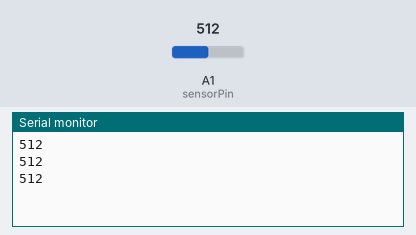
The sketch below on a simulated Arduino Uno, built with avr-gcc and run on an emulated ATmega328P. Parts: the last lines printed to the serial monitor. Inputs (shaded band) come from the test bench; at power-on: A1 (sensorPin) = 512.

Above: at 1.3 s.
1.4 s: A1 (sensorPin) set to 716
At 2.0 s:
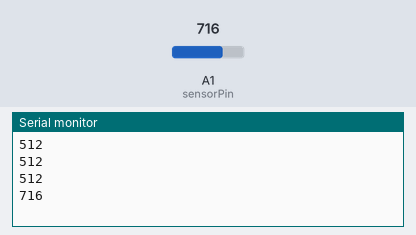
2.9 s: A1 (sensorPin) set to 900
At 3.5 s:
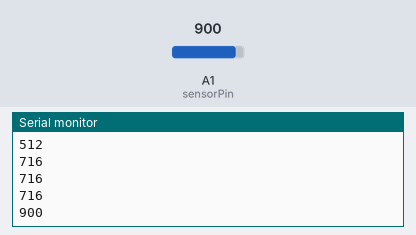
Timing chart, 0 to 5.9 s (numbered marks = the images above; inputs shaded):
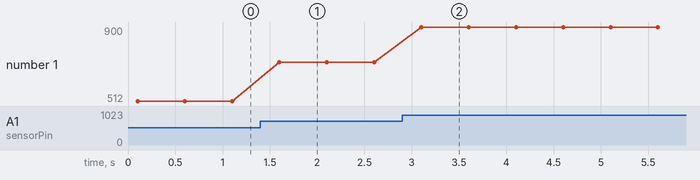

The sketch:

Potenciometro.ino
```cpp
#define sensorPin A1

int valorSensor = 0;
float voltage;

void setup() {
  Serial.begin(9600);
  delay(100);

}

void loop() {
  valorSensor = analogRead(sensorPin);
  voltage = valorSensor * (5.0 / 1024);
  Serial.println(valorSensor);
  delay(500);

}
```

Measured:
- after the input at 1.4 s, the serial monitor: prints a new line after 0.20 s (image 1)
- after the input at 2.9 s, the serial monitor: prints a new line after 0.20 s (image 2)
- plotted number 1: 512 → 716 after the input at 1.4 s, 716 → 900 after the input at 2.9 s
